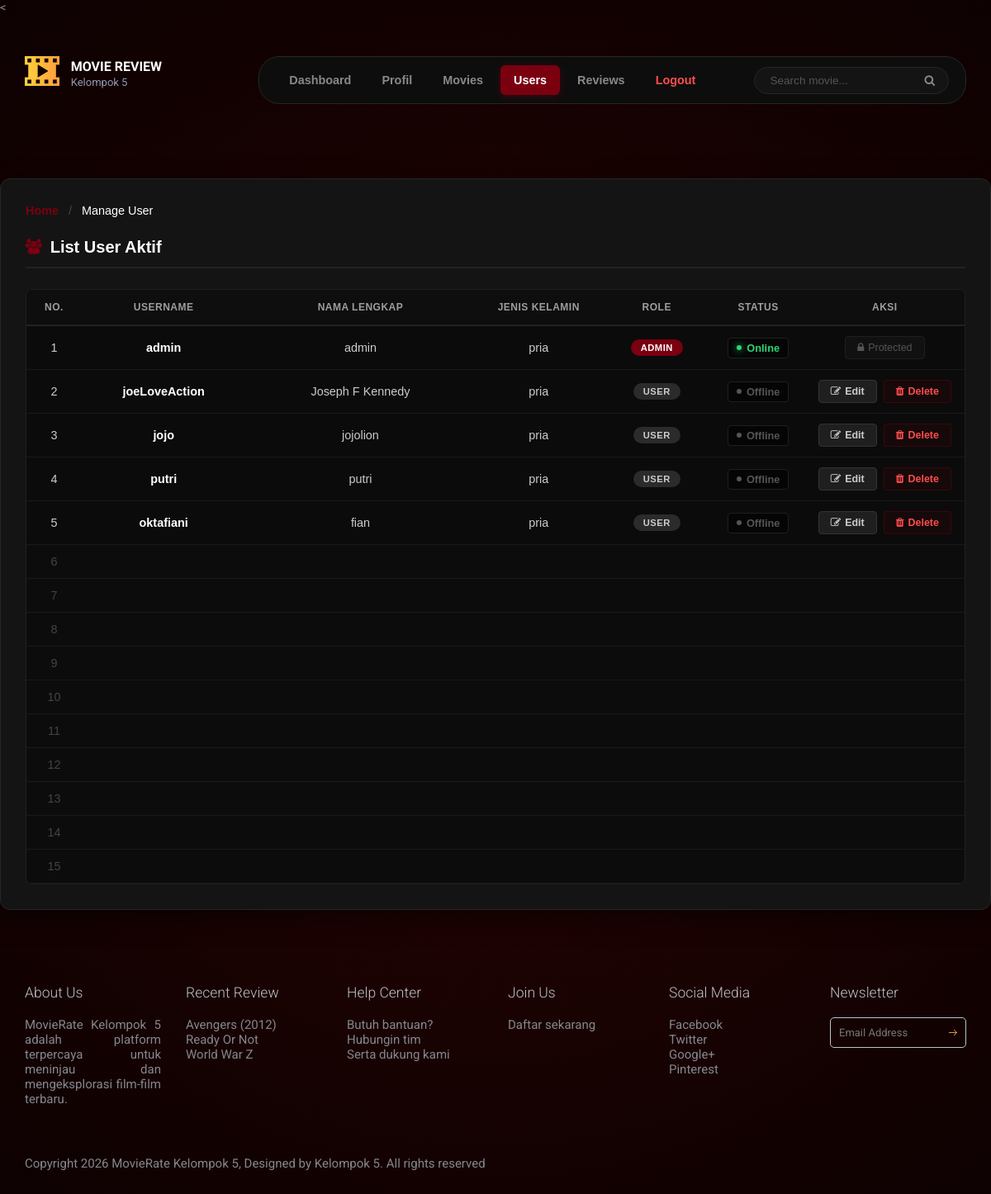
The page /index.php?halaman=tabel (signed in) on the database its author committed.
### tables this page shows
CREATE TABLE `user` (
  `id_user` int(11) NOT NULL,
  `user` varchar(100) NOT NULL,
  `nama` varchar(200) NOT NULL,
  `email` varchar(100) NOT NULL,
  `tgl_lahir` date DEFAULT NULL,
  `bio` text DEFAULT NULL,
  `foto_profil` varchar(255) NOT NULL DEFAULT 'default.png',
  `sandi` varchar(200) NOT NULL,
  `jenis_kelamin` enum('pria','wanita') NOT NULL,
  `id_role` int(11) DEFAULT 2,
  `status` enum('Y','N') DEFAULT 'N'
);

CREATE TABLE `roles` (
  `id_role` int(11) NOT NULL,
  `nama_role` varchar(50) NOT NULL
);

### content/tabel.php (the view)
<?php
$query = "SELECT user.*, roles.nama_role
          FROM user
          INNER JOIN roles ON user.id_role = roles.id_role";
$tampil = mysqli_query($con, $query);
?>
<link rel="stylesheet" href="dist/css/tabel.css?v=<?= time(); ?>">
<div class="tb-table-scope">
    <div class="tb-table-container">
         <div style="margin-bottom: 25px; font-size: 0.9rem; color: #9e9e9e;">
            <a href="index.php?halaman=dashboard" style="color: #7a0010; text-decoration: none; font-weight: 600;">Home</a>
            <span style="margin: 0 8px; color: #444;">/</span>
            <span style="color: #ffffff;">Manage User</span>
        </div>
        <h2 class="tb-table-title">
            <i class="fa fa-users"></i> List User Aktif
        </h2>
        <div class="tb-table-responsive-wrapper">
            <table class="tb-custom-table">
                <thead>
                    <tr style="text-align: center;">
                        <th class="col-no">No.</th>
                        <th class="col-username">Username</th>
                        <th class="col-nama">Nama Lengkap</th>
                        <th class="col-jk">Jenis Kelamin</th>
                        <th class="col-role">Role</th>
                        <th class="col-status">Status</th>
                        <th class="col-aksi">Aksi</th>
                    </tr>
                </thead>
                <tbody>
                    <?php
                    $no = 1;
                    $total_rows_displayed = 0;
                    while ($data = mysqli_fetch_array($tampil)) {
                        $total_rows_displayed++;
                        ?>
                        <tr style="text-align: center;">
                            <td class="text-center"><?php echo $no++; ?></td>
                            <td><span class="tb-text-highlight"><?php echo htmlspecialchars($data['user']); ?></span></td>
                            <td><?php echo htmlspecialchars($data['nama']); ?></td>
                            <td class="text-center"><?php echo htmlspecialchars($data['jenis_kelamin']); ?></td>
                            <td class="text-center">
                                <?php if ($data['id_role'] == 1): ?>
                                    <span class="tb-role-badge badge-admin"><?php echo htmlspecialchars($data['nama_role']); ?></span>
                                <?php else: ?>
                                    <span class="tb-role-badge badge-user"><?php echo htmlspecialchars($data['nama_role']); ?></span>
                                <?php endif; ?>
                            </td>
                            <td class="text-center">
                                <?php
                                if ($data['status'] == 'Y') {
                                    echo '<span class="tb-status-indicator status-online"><span class="dot"></span>Online</span>';
                                } else {
                                    echo '<span class="tb-status-indicator status-offline"><span class="dot"></span>Offline</span>';
                                }
                                ?>
                            </td>
                            <td class="text-center">
                                <div class="tb-action-buttons">
                                    <?php if ($data['id_role'] == 1): ?>
                                        <span class="tb-btn-protected">
                                            <i class="fa fa-lock"></i> Protected
                                        </span>
                                    <?php else: ?>
                                        <a href="masuk.php?halaman=edit&id=<?php echo $data['id_user']; ?>" class="tb-btn-action btn-edit">
                                            <i class="fa fa-edit"></i> Edit
                                        </a>
                                        <a href="query/proses.php?aksi=delete&id_user=<?php echo $data['id_user']; ?>" class="tb-btn-action btn-delete btn-hapus-kustom">
                                            <i class="fa fa-trash"></i> Delete
                                        </a>
                                    <?php endif; ?>
                                </div>
                            </td>
                        </tr>
                        <?php
                    }
                    while ($total_rows_displayed < 15) {
                        $total_rows_displayed++;
                        ?>
                        <tr class="tr-blank-placeholder">
                            <td class="text-center"><?php echo $no++; ?></td>
                            <td>&nbsp;</td>
                            <td>&nbsp;</td>
                            <td>&nbsp;</td>
                            <td>&nbsp;</td>
                            <td>&nbsp;</td>
                            <td>&nbsp;</td>
                        </tr>
                        <?php
                    }
                    ?>
                </tbody>
            </table>
        </div>
    </div>
</div>

### rows shown on the page
user: user "admin", nama "admin", jenis_kelamin "pria", id_role.nama_role "ADMIN", status "Y" (drawn), shows "Protected"
user: user "joeLoveAction", nama "Joseph F Kennedy", jenis_kelamin "pria", id_role.nama_role "USER", status "N" (drawn)
user: user "jojo", nama "jojolion", jenis_kelamin "pria", id_role.nama_role "USER", status "N" (drawn)
user: user "putri", nama "putri", jenis_kelamin "pria", id_role.nama_role "USER", status "N" (drawn)
user: user "oktafiani", nama "fian", jenis_kelamin "pria", id_role.nama_role "USER", status "N" (drawn)
